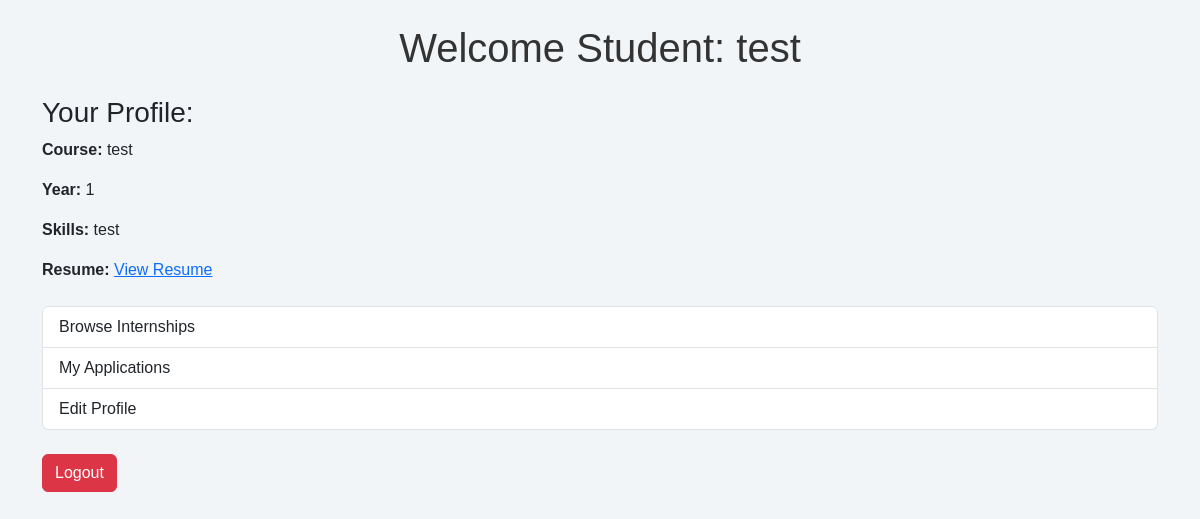
Page /php/student_dashboard.php (signed in) on the committed database.
### tables this page shows
CREATE TABLE `students` (
  `id` int(11) NOT NULL,
  `user_id` int(11) DEFAULT NULL,
  `course` varchar(100) DEFAULT NULL,
  `year` int(11) DEFAULT NULL,
  `skills` text DEFAULT NULL,
  `resume_link` varchar(255) DEFAULT NULL
);

### php/student_dashboard.php (the view, shortened to what this page needs)
<?php
require '../database.php';
$user_id = $_SESSION['user_id'];
$stmt = $conn->prepare("SELECT course, year, skills, resume_link FROM students WHERE user_id = ?");
$stmt->bind_param("i", $user_id);
$stmt->execute();
$result = $stmt->get_result();
$student = $result->fetch_assoc();
?>
<!DOCTYPE html>
<html lang="en">
<head>
    <link href="https://cdn.jsdelivr.net/npm/bootstrap@5.3.3/dist/css/bootstrap.min.css" rel="stylesheet">
    <link rel="stylesheet" href="../css/student_dashboard.css">
</head>
<body class="p-4">
    <div class="container">
        <h1 class="mb-4">Welcome Student: <?= htmlspecialchars($_SESSION['full_name']) ?></h1>
        <h3>Your Profile:</h3>
        <p><strong>Course:</strong> <?= htmlspecialchars($student['course'] ?? 'Not updated') ?></p>
        <p><strong>Year:</strong> <?= htmlspecialchars($student['year'] ?? 'Not updated') ?></p>
        <p><strong>Skills:</strong> <?= htmlspecialchars($student['skills'] ?? 'Not updated') ?></p>
        <p><strong>Resume:</strong>
            <?php if (!empty($student['resume_link'])): ?>
                <a href="<?= htmlspecialchars($student['resume_link']) ?>" target="_blank">View Resume</a>
            <?php else: ?>
                Not provided
            <?php endif; ?>
        </p>
        <div class="list-group mt-4">
            <a href="view_internships.php" class="list-group-item list-group-item-action">Browse Internships</a>
            <a href="my_applications.php" class="list-group-item list-group-item-action">My Applications</a>
            <a href="edit_profile.php" class="list-group-item list-group-item-action">Edit Profile</a>
        </div>
        <a href="logout.php" class="btn btn-danger mt-4">Logout</a>
    </div>
</body>
</html>

### CSS/student_dashboard.css (style rules this page uses)
* { margin: 0; padding: 0; box-sizing: border-box; font-family: Arial, sans-serif; }
body { background-color: #f2f5f7; padding: 20px; }
h1 { text-align: center; color: #333; margin-bottom: 30px; }

### rows in the picture
students: course "test", year "1", skills "test"

### other values in the picture
$_SESSION['full_name'] "test"
